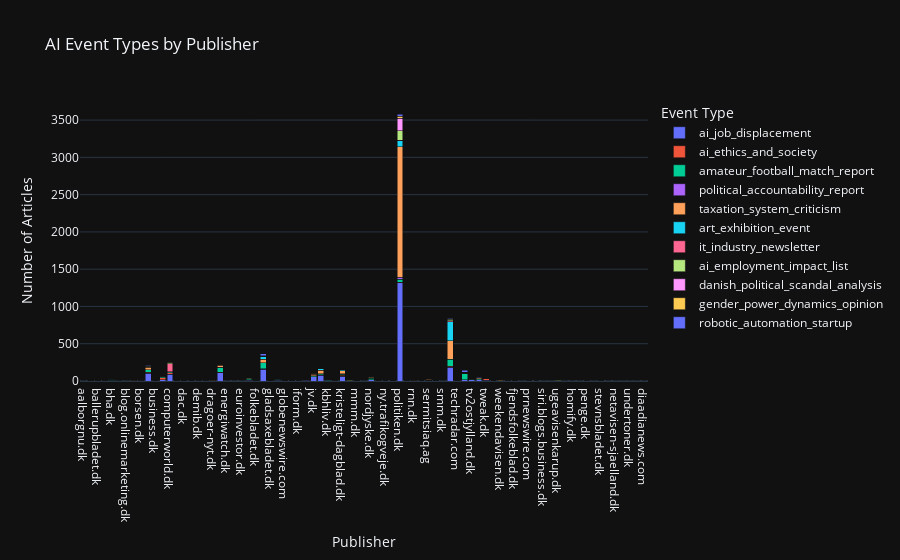

Notebook source saved alongside this figure:
### Code cell
df_event_pub = df_ai.groupby(["publisher", "event_type"]).size().reset_index(name="count")
fig4 = px.bar(
    df_event_pub,
    x="publisher",
    y="count",
    color="event_type",
    title="AI Event Types by Publisher",
    labels={"count": "Number of Articles", "publisher": "Publisher", "event_type": "Event Type"},
    barmode="stack"
)
fig4.show()
#save
fig4.write_image(os.path.join(fig_dir, "04_ai_event_publisher_bar.png"))

### Figure 1 — Plotly figure (JSON) as saved in the notebook; plotly's stock layout.template omitted (floating-point values rounded to 4 significant figures)
{"data": [{"hovertemplate": "Event Type=ai_job_displacement<br>Publisher=%{x}<br>Number of Articles=%{y}<extra></extra>", "legendgroup": "ai_job_displacement", "marker": {"color": "#636efa", "pattern": {"shape": ""}}, "name": "ai_job_displacement", "orientation": "v", "showlegend": true, "textposition": "auto", "x": ["aalborgnu.dk", "b.dk", "ballerupbladet.dk", "berlingske.dk", "bha.dk", "bilmagasinet.dk", "blog.onlinemarketing.dk", "bobedre.dk", "borsen.dk", "bt.dk", "business.dk", "citylife.capetown", "computerworld.dk", "costume.dk", "dac.dk", "dagensmedicin.dk", "demib.dk", "digitalmedianet.com", "dragoer-nyt.dk", "ekstrabladet.dk", "energiwatch.dk", "erikhoy.blogspot.com", "euroinvestor.dk", "finans.dk", "folkebladet.dk", "fyens.dk", "gladsaxebladet.dk", "global.techradar.com", "globenewswire.com", "headtopics.com", "iform.dk", "invezz.com", "jv.dk", "jyllands-posten.dk", "kbhliv.dk", "kommunist.dk", "kristeligt-dagblad.dk", "mm.dk", "mmm.dk", "nike.com", "nordjyske.dk", "nuance.com", "ny.trafikogveje.dk", "nytid.no", "politiken.dk", "ritzau.com", "rnn.dk", "roldskovbladet.dk", "sermitsiaq.ag", "shippingwatch.dk", "smm.dk", "sn.dk", "techradar.com", "tv2fyn.dk", "tv2ostjylland.dk", "tvsyd.dk", "tweak.dk", "upday.com", "weekendavisen.dk", "woolfwoolfmag.com"], "xaxis": "x", "y": [1, 9, 2, 2, 6, 2, 1, 5, 12, 107, 8, 15, 91, 9, 1, 8, 2, 1, 2, 108, 1, 2, 2, 13, 3, 161, 5, 11, 1, 3, 1, 8, 59, 74, 4, 2, 64, 4, 1, 2, 17, 4, 1, 1, 1315, 2, 2, 1, 9, 2, 1, 185, 2, 17, 15, 14, 13, 3, 2, 1], "yaxis": "y", "type": "bar"}, {"hovertemplate": "Event Type=ai_ethics_and_society<br>Publisher=%{x}<br>Number of Articles=%{y}<extra></extra>", "legendgroup": "ai_ethics_and_society", "marker": {"color": "#EF553B", "pattern": {"shape": ""}}, "name": "ai_ethics_and_society", "orientation": "v", "showlegend": true, "textposition": "auto", "x": ["b.dk", "bilmagasinet.dk", "borsen.dk", "bt.dk", "citylife.capetown", "computerworld.dk", "ekstrabladet.dk", "finans.dk", "fjendsfolkeblad.dk", "fyens.dk", "gladsaxebladet.dk", "global.techradar.com", "headtopics.com", "invezz.com", "jv.dk", "jyllands-posten.dk", "kristeligt-dagblad.dk", "mondaq.com:443", "nuance.com", "nytid.no", "politiken.dk", "prnewswire.com", "prnewswire.com:443", "ritzau.com", "rnn.dk", "sermitsiaq.ag", "shippingwatch.dk", "sn.dk", "tv2ostjylland.dk", "tvsyd.dk", "tweak.dk", "upday.com"], "xaxis": "x", "y": [1, 1, 1, 11, 29, 23, 8, 3, 1, 4, 2, 5, 4, 7, 1, 7, 14, 1, 6, 1, 13, 2, 1, 1, 1, 1, 2, 11, 1, 1, 17, 1], "yaxis": "y", "type": "bar"}, {"hovertemplate": "Event Type=amateur_football_match_report<br>Publisher=%{x}<br>Number of Articles=%{y}<extra></extra>", "legendgroup": "amateur_football_match_report", "marker": {"color": "#00cc96", "pattern": {"shape": ""}}, "name": "amateur_football_match_report", "orientation": "v", "showlegend": true, "textposition": "auto", "x": ["b.dk", "ballerupbladet.dk", "berlingske.dk", "bha.dk", "bilmagasinet.dk", "bobedre.dk", "borsen.dk", "bt.dk", "business.dk", "citylife.capetown", "computerworld.dk", "dagensmedicin.dk", "dragoer-nyt.dk", "ekstrabladet.dk", "finans.dk", "fjendsfolkeblad.dk", "folkebladet.dk", "fyens.dk", "gladsaxebladet.dk", "global.techradar.com", "globenewswire.com", "headtopics.com", "jv.dk", "jyllands-posten.dk", "kbhliv.dk", "kristeligt-dagblad.dk", "mm.dk", "mmm.dk", "nordjyske.dk", "politiken.dk", "rnn.dk", "sermitsiaq.ag", "shippingwatch.dk", "siri.blogs.business.dk", "sn.dk", "techradar.com", "transportnyhederne.dk", "tv2fyn.dk", "tv2ostjylland.dk", "tvsyd.dk", "tweak.dk", "ugeavisenkarup.dk", "weekendavisen.dk"], "xaxis": "x", "y": [1, 6, 1, 3, 2, 1, 5, 34, 3, 11, 8, 3, 2, 65, 14, 1, 4, 77, 5, 10, 2, 1, 13, 16, 1, 15, 1, 2, 19, 36, 3, 3, 4, 1, 94, 5, 1, 79, 8, 16, 1, 1, 1], "yaxis": "y", "type": "bar"}, {"hovertemplate": "Event Type=political_accountability_report<br>Publisher=%{x}<br>Number of Articles=%{y}<extra></extra>", "legendgroup": "political_accountability_report", "marker": {"color": "#ab63fa", "pattern": {"shape": ""}}, "name": "political_accountability_report", "orientation": "v", "showlegend": true, "textposition": "auto", "x": ["b.dk", "bt.dk", "ekstrabladet.dk", "gladsaxebladet.dk", "jyllands-posten.dk", "kristeligt-dagblad.dk", "politiken.dk", "tv2fyn.dk"], "xaxis": "x", "y": [1, 1, 1, 1, 3, 3, 26, 1], "yaxis": "y", "type": "bar"}, {"hovertemplate": "Event Type=taxation_system_criticism<br>Publisher=%{x}<br>Number of Articles=%{y}<extra></extra>", "legendgroup": "taxation_system_criticism", "marker": {"color": "#FFA15A", "pattern": {"shape": ""}}, "name": "taxation_system_criticism", "orientation": "v", "showlegend": true, "textposition": "auto", "x": ["b.dk", "bha.dk", "bilmagasinet.dk", "bilsektionen.dk", "bobedre.dk", "borsen.dk", "bt.dk", "business.dk", "citylife.capetown", "computerworld.dk", "costume.dk", "dac.dk", "dragoer-nyt.dk", "ekstrabladet.dk", "finans.dk", "fjendsfolkeblad.dk", "folkebladet.dk", "fyens.dk", "gladsaxebladet.dk", "headtopics.com", "homify.dk", "iform.dk", "jv.dk", "jyllands-posten.dk", "kristeligt-dagblad.dk", "minby.dk", "mm.dk", "mmm.dk", "nordjyske.dk", "nuance.com", "ny.trafikogveje.dk", "penge.dk", "politiken.dk", "respuestaenlinea.info", "rnn.dk", "roldskovbladet.dk", "sermitsiaq.ag", "shippingwatch.dk", "sn.dk", "stevnsbladet.dk", "tv2fyn.dk", "tv2ostjylland.dk", "tvsyd.dk", "tweak.dk", "ugeavisenkarup.dk", "weekendavisen.dk"], "xaxis": "x", "y": [4, 11, 1, 1, 2, 4, 33, 2, 2, 3, 1, 1, 3, 30, 1, 2, 5, 51, 8, 1, 4, 1, 15, 43, 42, 1, 1, 1, 12, 1, 3, 1, 1755, 1, 1, 3, 10, 2, 251, 2, 8, 8, 11, 1, 2, 2], "yaxis": "y", "type": "bar"}, {"hovertemplate": "Event Type=art_exhibition_event<br>Publisher=%{x}<br>Number of Articles=%{y}<extra></extra>", "legendgroup": "art_exhibition_event", "marker": {"color": "#19d3f3", "pattern": {"shape": ""}}, "name": "art_exhibition_event", "orientation": "v", "showlegend": true, "textposition": "auto", "x": ["ballerupbladet.dk", "bha.dk", "bilmagasinet.dk", "bobedre.dk", "borsen.dk", "bt.dk", "costume.dk", "dagensmedicin.dk", "dragoer-nyt.dk", "ekstrabladet.dk", "fjendsfolkeblad.dk", "folkebladet.dk", "fyens.dk", "gladsaxebladet.dk", "hadsundfolkeblad.dk", "jv.dk", "jyllands-posten.dk", "kbhliv.dk", "kristeligt-dagblad.dk", "netavisen-sjaelland.dk", "nordjyske.dk", "nytid.no", "politiken.dk", "rnn.dk", "roldskovbladet.dk", "sermitsiaq.ag", "sn.dk", "stevnsbladet.dk", "tv2fyn.dk", "tv2ostjylland.dk", "tvsyd.dk", "ugeavisenkarup.dk", "ugebladetnaestved.dk", "undertoner.dk"], "xaxis": "x", "y": [3, 2, 1, 4, 4, 5, 2, 1, 8, 3, 1, 11, 35, 3, 1, 6, 21, 4, 15, 1, 13, 1, 77, 2, 2, 11, 255, 1, 2, 4, 3, 3, 1, 1], "yaxis": "y", "type": "bar"}, {"hovertemplate": "Event Type=it_industry_newsletter<br>Publisher=%{x}<br>Number of Articles=%{y}<extra></extra>", "legendgroup": "it_industry_newsletter", "marker": {"color": "#FF6692", "pattern": {"shape": ""}}, "name": "it_industry_newsletter", "orientation": "v", "showlegend": true, "textposition": "auto", "x": ["ballerupbladet.dk", "berlingske.dk", "borsen.dk", "bt.dk", "citylife.capetown", "computerworld.dk", "costume.dk", "dagensmedicin.dk", "digitalmedianet.com", "e-pressen.dk", "finans.dk", "fyens.dk", "global.techradar.com", "globenewswire.com", "invezz.com", "jv.dk", "jyllands-posten.dk", "kristeligt-dagblad.dk", "nuance.com", "nytid.no", "politiken.dk", "prnewswire.com", "sn.dk", "techradar.com", "tv2fyn.dk", "tweak.dk", "woolfwoolfmag.com"], "xaxis": "x", "y": [2, 1, 1, 2, 5, 108, 1, 2, 1, 1, 2, 2, 1, 1, 1, 1, 1, 2, 5, 2, 5, 2, 9, 1, 2, 6, 1], "yaxis": "y", "type": "bar"}, {"hovertemplate": "Event Type=ai_employment_impact_list<br>Publisher=%{x}<br>Number of Articles=%{y}<extra></extra>", "legendgroup": "ai_employment_impact_list", "marker": {"color": "#B6E880", "pattern": {"shape": ""}}, "name": "ai_employment_impact_list", "orientation": "v", "showlegend": true, "textposition": "auto", "x": ["bha.dk", "bilmagasinet.dk", "borsen.dk", "bt.dk", "business.dk", "citylife.capetown", "computerworld.dk", "dac.dk", "demib.dk", "diaadianews.com", "dragoer-nyt.dk", "ekstrabladet.dk", "finans.dk", "folkebladet.dk", "fyens.dk", "gladsaxebladet.dk", "globenewswire.com", "invezz.com", "jv.dk", "jyllands-posten.dk", "kommunist.dk", "kristeligt-dagblad.dk", "mm.dk", "nordjyske.dk", "nuance.com", "ny.trafikogveje.dk", "nytid.no", "politiken.dk", "prnewswire.com:443", "sermitsiaq.ag", "shippingwatch.dk", "sn.dk", "tv2fyn.dk", "tv2ostjylland.dk", "tweak.dk", "ugeavisenkarup.dk"], "xaxis": "x", "y": [1, 2, 3, 7, 1, 1, 19, 1, 1, 1, 1, 4, 4, 1, 5, 1, 1, 1, 6, 3, 1, 2, 1, 3, 1, 1, 1, 130, 1, 3, 3, 22, 8, 2, 1, 1], "yaxis": "y", "type": "bar"}, {"hovertemplate": "Event Type=danish_political_scandal_analysis<br>Publisher=%{x}<br>Number of Articles=%{y}<extra></extra>", "legendgroup": "danish_political_scandal_analysis", "marker": {"color": "#FF97FF", "pattern": {"shape": ""}}, "name": "danish_political_scandal_analysis", "orientation": "v", "showlegend": true, "textposition": "auto", "x": ["borsen.dk", "bt.dk", "dagensmedicin.dk", "ekstrabladet.dk", "gladsaxebladet.dk", "headtopics.com", "jyllands-posten.dk", "kristeligt-dagblad.dk", "politiken.dk", "sermitsiaq.ag", "sn.dk", "tv2fyn.dk", "tv2ostjylland.dk", "tvsyd.dk", "upday.com", "weekendavisen.dk"], "xaxis": "x", "y": [1, 3, 1, 5, 1, 1, 2, 2, 170, 1, 7, 1, 1, 2, 1, 1], "yaxis": "y", "type": "bar"}, {"hovertemplate": "Event Type=gender_power_dynamics_opinion<br>Publisher=%{x}<br>Number of Articles=%{y}<extra></extra>", "legendgroup": "gender_power_dynamics_opinion", "marker": {"color": "#FECB52", "pattern": {"shape": ""}}, "name": "gender_power_dynamics_opinion", "orientation": "v", "showlegend": true, "textposition": "auto", "x": ["bt.dk", "ekstrabladet.dk", "fjendsfolkeblad.dk", "folkebladet.dk", "fyens.dk", "jyllands-posten.dk", "kristeligt-dagblad.dk", "nuance.com", "politiken.dk", "sermitsiaq.ag", "sn.dk", "tv2fyn.dk", "tv2ostjylland.dk", "upday.com", "weekendavisen.dk"], "xaxis": "x", "y": [2, 1, 1, 1, 6, 6, 5, 1, 26, 2, 4, 2, 1, 1, 1], "yaxis": "y", "type": "bar"}, {"hovertemplate": "Event Type=robotic_automation_startup<br>Publisher=%{x}<br>Number of Articles=%{y}<extra></extra>", "legendgroup": "robotic_automation_startup", "marker": {"color": "#636efa", "pattern": {"shape": ""}}, "name": "robotic_automation_startup", "orientation": "v", "showlegend": true, "textposition": "auto", "x": ["bt.dk", "computerworld.dk", "ekstrabladet.dk", "fyens.dk", "global.techradar.com", "jv.dk", "kristeligt-dagblad.dk", "nordjyske.dk", "penge.dk", "politiken.dk", "sn.dk", "techradar.com", "tv2fyn.dk", "tvsyd.dk", "tweak.dk"], "xaxis": "x", "y": [4, 1, 3, 26, 2, 1, 1, 3, 1, 28, 4, 1, 27, 3, 1], "yaxis": "y", "type": "bar"}], "layout": {"xaxis": {"anchor": "y", "domain": [0.0, 1.0], "title": {"text": "Publisher"}}, "yaxis": {"anchor": "x", "domain": [0.0, 1.0], "title": {"text": "Number of Articles"}}, "legend": {"title": {"text": "Event Type"}, "tracegroupgap": 0}, "title": {"text": "AI Event Types by Publisher"}, "barmode": "stack"}}
